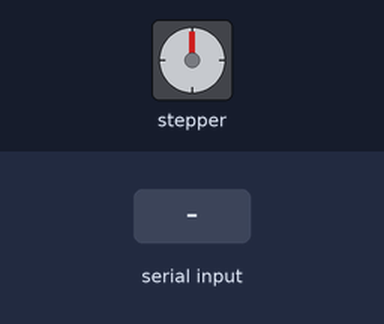
Recording of a sketch running on a simulated Arduino Nano, built with avr-gcc and run on an emulated ATmega328P. Parts: stepper motor. Wiring (inferred from the names in the program): stepper motor (2048 steps per turn assumed): coils pin 8, pin 7, pin 6, pin 5. The inputs (shaded band) are chosen by the test bench.

Above: at 1.2 s.
1.3 s: "G" received over the second serial link
At 1.8 s:
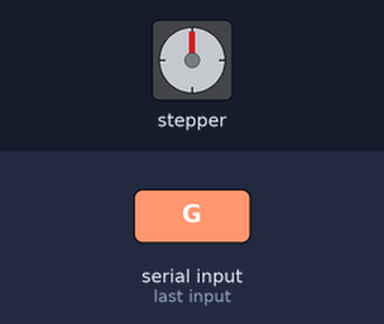
4.3 s: "S" received over the second serial link
At 5.4 s:
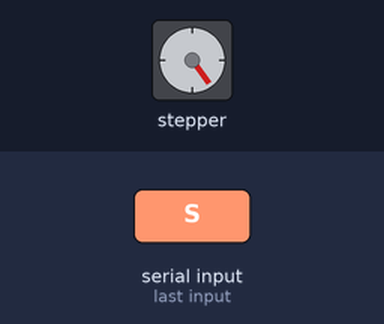
5.8 s: "G" received over the second serial link
At 6.8 s:
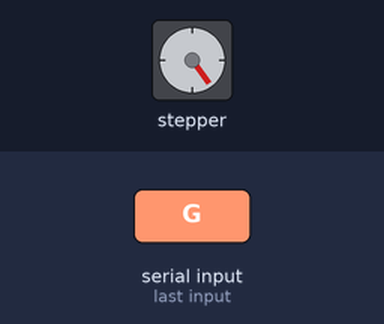
8.8 s: "S" received over the second serial link
At 10.0 s:
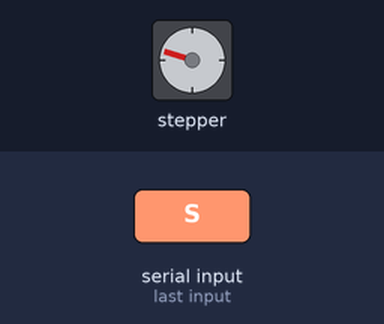
10.3 s: "B" received over the second serial link
At 10.8 s:
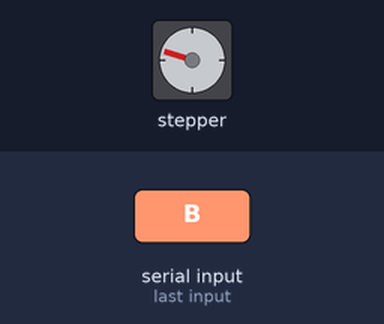
Timing chart, 0 to 60.8 s (numbered marks = the images above; inputs shaded):
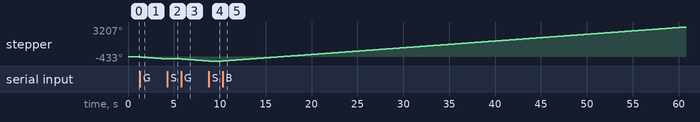

The sketch:

CameraSliderV1.ino
```cpp
// Arduino Nano
// Stepper 28BYJ-48
// Bluetooth Module HC06

#include <SoftwareSerial.h>

const int BT_Rx = 2;
const int BT_Tx = 3;

const int IN1 = 8;
const int IN2 = 7;
const int IN3 = 6;
const int IN4 = 5;

int Speed = 1200; //MAX 1200, MIN 9600

int lookup[8] = {B01000,B01100,B00100,B00110,B00010,B00011,B00001,B01001};

SoftwareSerial bt (BT_Rx, BT_Tx);


void setup()
{
  pinMode(IN1, OUTPUT);
  pinMode(IN2, OUTPUT);
  pinMode(IN3, OUTPUT);
  pinMode(IN4, OUTPUT);
  bt.begin(9600);
  Serial.begin(9600);
}

void loop()
{
 /* for (int i=0 ; i < 8 ; i++)
  {
    digitalWrite(IN1, bitRead(lookup[7-i],0));
    digitalWrite(IN2, bitRead(lookup[7-i],1));
    digitalWrite(IN3, bitRead(lookup[7-i],2));
    digitalWrite(IN4, bitRead(lookup[7-i],3));
    delayMicroseconds(Speed);
  }*/
  if (bt.available())
  {
    char rcvCmd = bt.read();

    if (rcvCmd == 's') { Speed = 9600; } // slow
    else if (rcvCmd == 'n') { Speed = 5400; } // normal
    else if (rcvCmd == 'f') { Speed = 1200; } // fast
    else if (rcvCmd == 'G')
    {
      while(!(bt.read()=='S'))
      {
        for (int i=0 ; i < 8 ; i++)
        {
          digitalWrite(IN1, bitRead(lookup[i],0));
          digitalWrite(IN2, bitRead(lookup[i],1));
          digitalWrite(IN3, bitRead(lookup[i],2));
          digitalWrite(IN4, bitRead(lookup[i],3));
          delayMicroseconds(Speed);
        }
      }
    }
    else if (rcvCmd == 'B')
    {
      while(!(bt.read()=='S'))
      {
        for (int i=0 ; i < 8 ; i++)
        {
          digitalWrite(IN1, bitRead(lookup[7-i],0));
          digitalWrite(IN2, bitRead(lookup[7-i],1));
          digitalWrite(IN3, bitRead(lookup[7-i],2));
          digitalWrite(IN4, bitRead(lookup[7-i],3));
          delayMicroseconds(Speed);
        }
      }
    }
  }
}
```

Measured:
- after the input at 1.3 s, stepper: keeps turning counter-clockwise at about 72°/s, starting at once
- after the input at 4.3 s, stepper: goes on until 4.3 s, then stays -216°
- after the input at 5.8 s, stepper: keeps turning counter-clockwise at about 72°/s, starting at once
- after the input at 8.8 s, stepper: goes on until 8.8 s, then stays -433°
- after the input at 10.3 s, stepper: keeps turning clockwise at about 72°/s, starting at once
